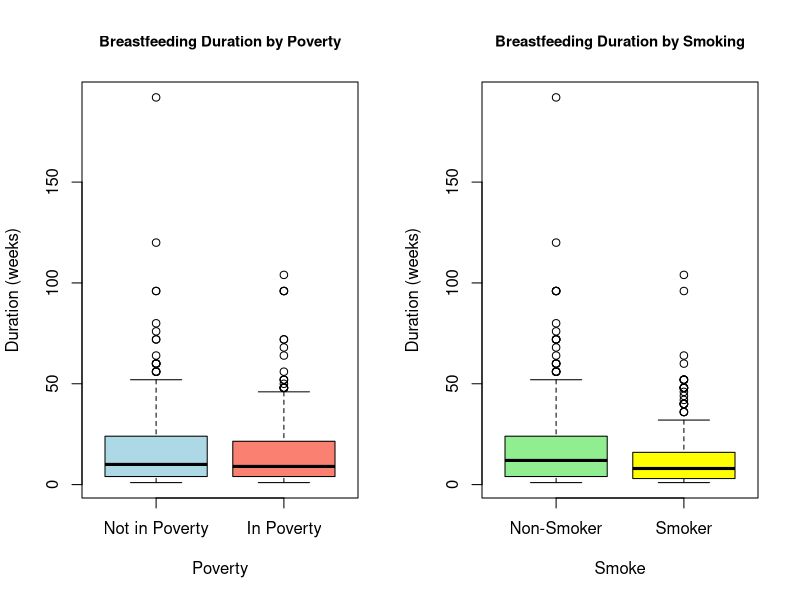
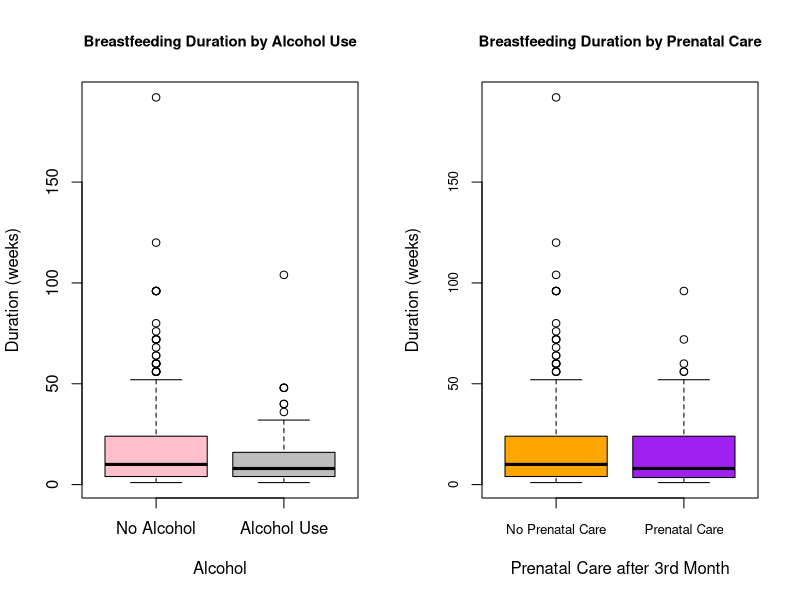
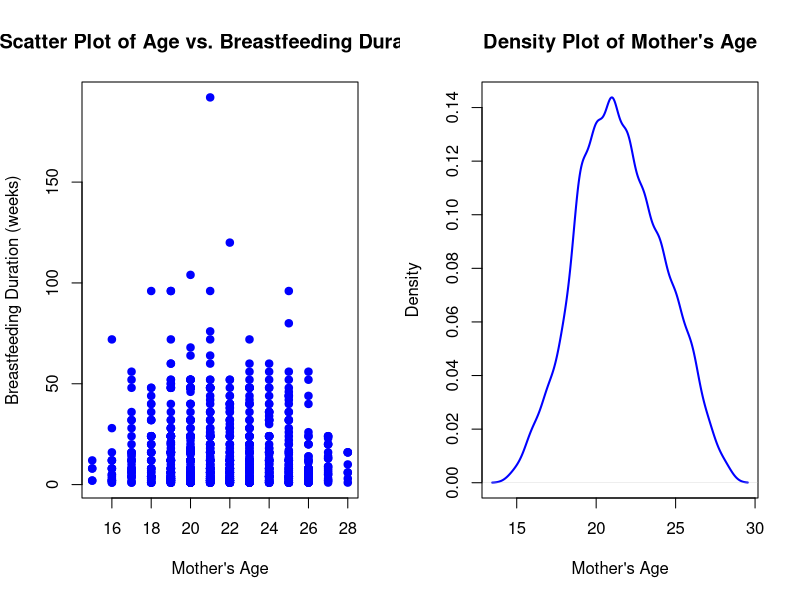
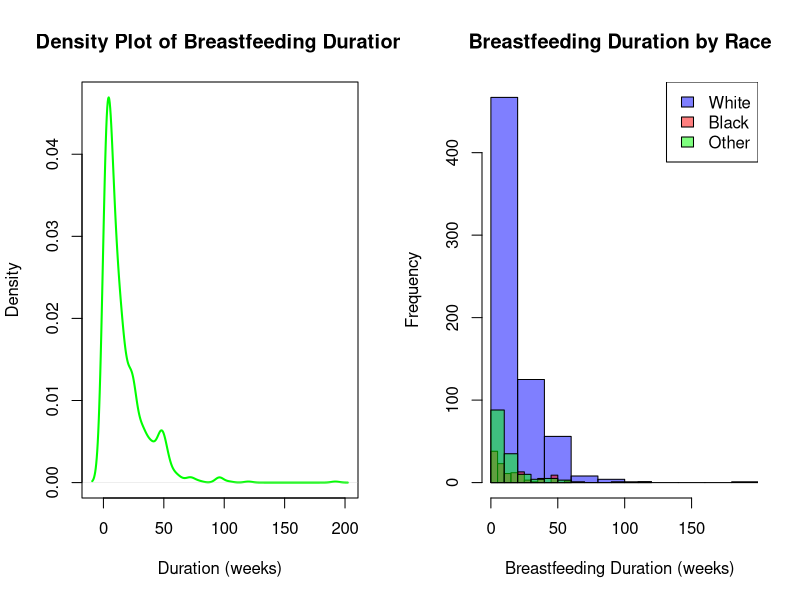
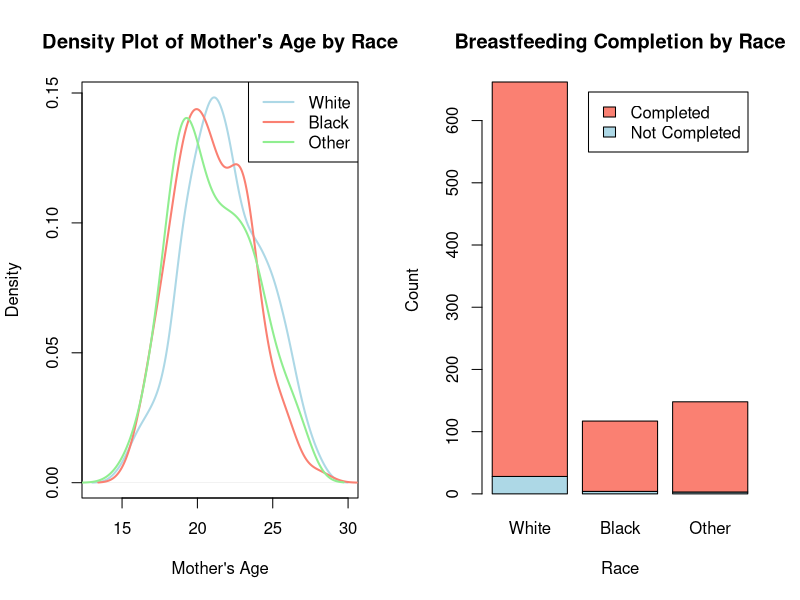
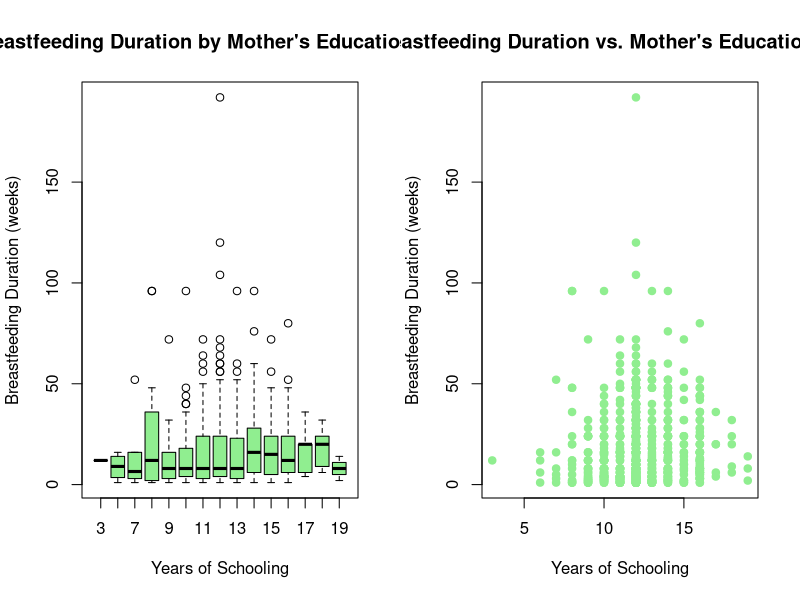
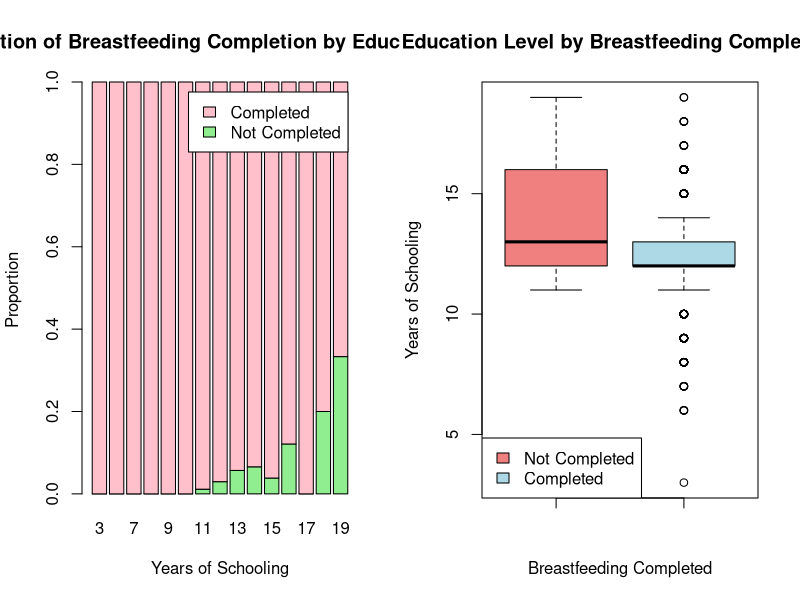
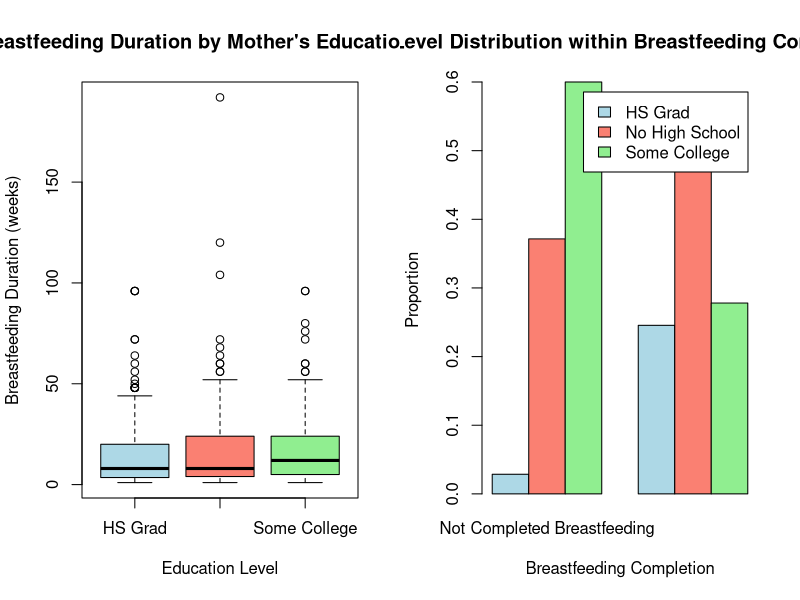

Recreate these plots in R, in order.
## ---- chunk 1
knitr::opts_chunk$set(echo = TRUE)
## ---- chunk 2
library(KMsurv)
library(dplyr)
data(bfeed)
## ---- chunk 3
par(mfrow=c(1,2)) 



# Boxplot for Breastfeeding Duration by Poverty
boxplot(bfeed$duration ~ bfeed$poverty, 
        main="Breastfeeding Duration by Poverty", 
        ylab="Duration (weeks)", 
        xlab="Poverty", 
        col=c("lightblue", "salmon"),
        names=c("Not in Poverty", "In Poverty"),
        cex.main=0.9) # 

# Boxplot for Breastfeeding Duration by Smoking
boxplot(bfeed$duration ~ bfeed$smoke, 
        main="Breastfeeding Duration by Smoking", 
        ylab="Duration (weeks)", 
        xlab="Smoke", 
        col=c("lightgreen", "yellow"),
        names=c("Non-Smoker", "Smoker"),
        cex.main=0.9) # 

# Boxplot for Breastfeeding Duration by Alcohol Use
boxplot(bfeed$duration ~ bfeed$alcohol, 
        main="Breastfeeding Duration by Alcohol Use", 
        ylab="Duration (weeks)", 
        xlab="Alcohol", 
        col=c("pink", "gray"),
        names=c("No Alcohol", "Alcohol Use"),
        cex.main=0.9) # 

# Boxplot for Breastfeeding Duration by Prenatal Care
boxplot(bfeed$duration ~ bfeed$pc3mth, 
        main="Breastfeeding Duration by Prenatal Care", 
        ylab="Duration (weeks)", 
        xlab="Prenatal Care after 3rd Month", 
        col=c("orange", "purple"),
        names=c("No Prenatal Care", "Prenatal Care"),
        cex.main=0.9, cex.axis=.8) # 


## ---- chunk 4
#eda



plot(bfeed$agemth, bfeed$duration, main="Scatter Plot of Age vs. Breastfeeding Duration", xlab="Mother's Age", ylab="Breastfeeding Duration (weeks)", pch=19, col="blue")

plot(density(bfeed$agemth, na.rm = TRUE), main="Density Plot of Mother's Age", xlab="Mother's Age", ylab="Density", col="blue", lwd=2)

plot(density(bfeed$duration, na.rm = TRUE), main="Density Plot of Breastfeeding Duration", xlab="Duration (weeks)", ylab="Density", col="green", lwd=2)
## ---- chunk 5
# Plot the first histogram (for white)
hist(bfeed$duration[bfeed$race == 1], 
     main="Breastfeeding Duration by Race", 

     xlim=range(bfeed$duration), 
     col=rgb(0, 0, 1, 0.5),  # Light blue with transparency
     xlab="Breastfeeding Duration (weeks)", 
     ylab="Frequency")

# Add the second histogram (for black)
hist(bfeed$duration[bfeed$race == 2], 
     col=rgb(1, 0, 0, 0.5),  # Red with transparency
     add=T)  # Add to the existing plot

# Add the third histogram (for other)
hist(bfeed$duration[bfeed$race == 3], 
     col=rgb(0, 1, 0, 0.5),  # Green with transparency
     add=T)  # Add to the existing plot

# Add a legend
legend("topright", 
       legend=c("White", "Black", "Other"), 
       fill=c(rgb(0, 0, 1, 0.5), rgb(1, 0, 0, 0.5), rgb(0, 1, 0, 0.5)))


## ---- chunk 6


plot(density(bfeed$agemth[bfeed$race == 1], na.rm = TRUE), main="Density Plot of Mother's Age by Race", xlab="Mother's Age", ylab="Density", col="lightblue", lwd=2)
lines(density(bfeed$agemth[bfeed$race == 2], na.rm = TRUE), col="salmon", lwd=2)
lines(density(bfeed$agemth[bfeed$race == 3], na.rm = TRUE), col="lightgreen", lwd=2)
legend("topright", legend=c("White", "Black", "Other"), col=c("lightblue", "salmon", "lightgreen"), lwd=2)


## ---- chunk 7
# Create a table for breastfeeding completion by race
race_completion_table <- table(bfeed$delta, bfeed$race)
# Barplot with descriptive x-axis labels
barplot(race_completion_table, 
        main="Breastfeeding Completion by Race", 
        xlab="Race", 
        ylab="Count", 
        beside=FALSE, 
        col=c("lightblue", "salmon"), 
        legend=c("Not Completed", "Completed"),
        names.arg=c("White", "Black", "Other"))

## ---- chunk 8
boxplot(bfeed$duration ~ bfeed$yschool, 
        main="Breastfeeding Duration by Mother's Education Level", 
        xlab="Years of Schooling", 
        ylab="Breastfeeding Duration (weeks)", 
        col="lightgreen")

plot(bfeed$yschool, bfeed$duration, 
     main="Breastfeeding Duration vs. Mother's Education Level", 
     xlab="Years of Schooling", 
     ylab="Breastfeeding Duration (weeks)", 
     pch=19, 
     col="lightgreen")

barplot(prop.table(table(bfeed$delta, bfeed$yschool), 2), 
        main="Proportion of Breastfeeding Completion by Education Level", 
        xlab="Years of Schooling", 
        ylab="Proportion", 
        col=c("lightgreen", "pink"), 
        legend=c("Not Completed", "Completed"), 
        beside=FALSE)
## ---- chunk 9

# Box Plot of Education Level by Breastfeeding Completion
boxplot(bfeed$yschool ~ bfeed$delta, 
        main="Education Level by Breastfeeding Completion", 
        ylab="Years of Schooling", 
        xlab="Breastfeeding Completed",
        col=c("lightcoral", "lightblue"),
        names=c(" ", " ")) 

# Adding a legend
legend("bottomleft", 
       legend=c("Not Completed", "Completed"), 
       fill=c("lightcoral", "lightblue"))

## ---- chunk 10
#add data
data('bfeed')
bfeed1 <- bfeed %>% 
  mutate(race = case_when(race == 1 ~ "white",
                          race == 2 ~ "black", 
                          race == 3 ~ "other") %>% 
           factor(levels = c("white", "black", "other"), ordered = T),
         poverty = factor(poverty, levels = c(1,0), labels = c("yes", "no")),
         smoke = factor(smoke, levels = c(1,0), labels = c("yes", "no")),
         alcohol = factor(alcohol, levels = c(1,0), labels = c("yes", "no")),
         pc3mth = factor(pc3mth, levels = c(1,0), labels = c("yes", "no")),
         yschool = case_when(yschool < 12 ~ "noHS",
                             yschool == 12 ~ "HSgrad", 
                             yschool > 12 ~ "someCollege") %>% 
           factor(levels = c("noHS", "HSgrad", "someCollege"), ordered = T)
         )

str(bfeed1)
## ---- chunk 11
boxplot(bfeed1$duration ~ bfeed1$yschool, 
        main="Breastfeeding Duration by Mother's Education Level", 
        xlab="Education Level", 
        ylab="Breastfeeding Duration (weeks)", 
        col=c("lightblue", "salmon", "lightgreen"),
        names=c("HS Grad", "No High School", "Some College"))

## ---- chunk 12
barplot(prop.table(table(bfeed1$yschool, bfeed1$delta), 2), 
        main="Education Level Distribution within Breastfeeding Completion Status", 
        xlab="Breastfeeding Completion", 
        ylab="Proportion", 
        col=c("lightblue", "salmon", "lightgreen"), 
        legend=c("HS Grad", "No High School", "Some College"),
        names.arg=c("Not Completed Breastfeeding", "Completed Breastfeeding"),
        beside=TRUE)


## ---- chunk 13


#eda tables
## ---- chunk 14

#km curves
## ---- chunk 15
#model


#model criterial / assesment
## ---- chunk 16


## ---- chunk 17


library(vcd)

variables <- list(bfeed1$race, bfeed1$poverty, bfeed1$smoke, bfeed1$alcohol, bfeed1$yschool)

assoc_matrix <- matrix(nrow = length(variables), ncol = length(variables))


for (i in 1:length(variables)) {
  for (j in 1:length(variables)) {
    if (i != j) {
      assoc_matrix[i, j] <- assocstats(table(variables[[i]], variables[[j]]))$cramer
    } else {
      assoc_matrix[i, j] <- 1
    }
  }
}

rownames(assoc_matrix) <- colnames(assoc_matrix) <- c("race", "poverty", "smoke", "alcohol", "years in school")
heatmap(assoc_matrix, Rowv = NA, Colv = NA, col = (topo.colors(888)), scale="column", margins=c(8,8))

## ---- chunk 18


## ---- chunk 19


## ---- chunk 20


## ---- chunk 21


